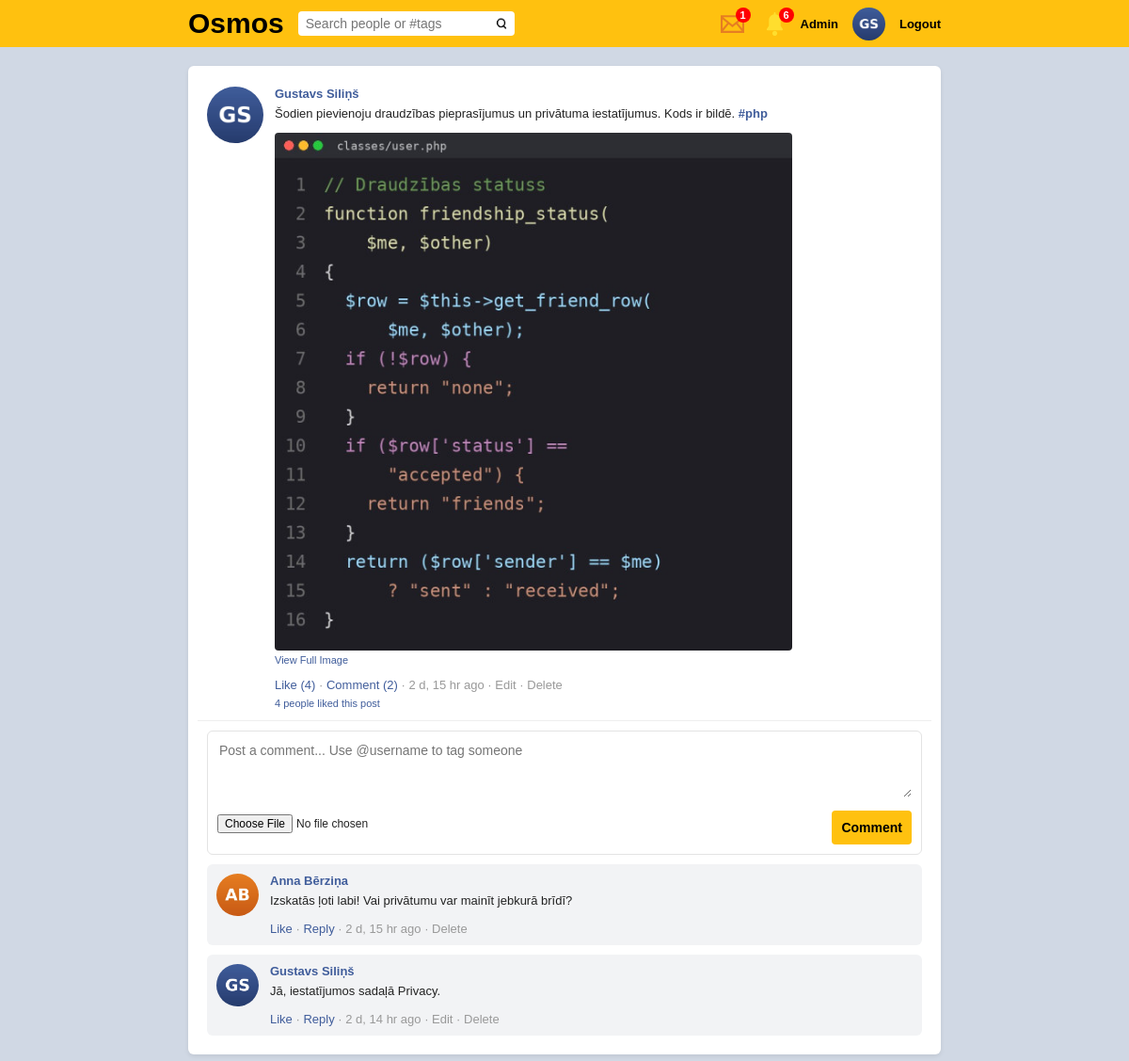
Page /single_post/842084841837436 (signed in) on the committed database.
### tables this page shows
CREATE TABLE `users` (
  `id` int(11) NOT NULL AUTO_INCREMENT,
  `userid` bigint(19) NOT NULL,
  `owner` bigint(19) NOT NULL DEFAULT 0,
  `first_name` varchar(50) NOT NULL,
  `last_name` varchar(50) NOT NULL,
  `gender` varchar(6) DEFAULT NULL,
  `type` varchar(10) NOT NULL DEFAULT 'profile',
  `group_type` varchar(8) NOT NULL DEFAULT 'public',
  `privacy` varchar(10) NOT NULL DEFAULT 'public',
  `is_admin` tinyint(1) NOT NULL DEFAULT 0,
  `blocked` tinyint(1) NOT NULL DEFAULT 0,
  `password` varchar(100) NOT NULL,
  `date` timestamp NOT NULL DEFAULT current_timestamp(),
  `profile_image` varchar(1000) DEFAULT '',
  `cover_image` varchar(1000) NOT NULL DEFAULT '',
  `about` varchar(1024) DEFAULT NULL,
  `tag_name` varchar(100) NOT NULL,
  `online` int(11) NOT NULL DEFAULT 0,
  PRIMARY KEY (`id`),
  UNIQUE KEY `userid` (`userid`),
  UNIQUE KEY `tag_name_unique` (`tag_name`),
  KEY `first_name` (`first_name`),
  KEY `last_name` (`last_name`),
  KEY `gender` (`gender`),
  KEY `date` (`date`),
  KEY `tag_name` (`tag_name`),
  KEY `type` (`type`),
  KEY `owner` (`owner`)
);

CREATE TABLE `posts` (
  `id` bigint(19) NOT NULL AUTO_INCREMENT,
  `post_id` bigint(19) NOT NULL,
  `user_id` bigint(19) NOT NULL,
  `owner` bigint(19) NOT NULL DEFAULT 0,
  `post` text NOT NULL,
  `image` varchar(500) DEFAULT NULL,
  `comments` int(11) NOT NULL DEFAULT 0,
  `likes` int(11) NOT NULL DEFAULT 0,
  `date` timestamp NOT NULL DEFAULT current_timestamp(),
  `has_image` tinyint(1) NOT NULL DEFAULT 0,
  `is_profile_image` tinyint(1) NOT NULL,
  `is_cover_image` tinyint(1) NOT NULL,
  `parent` bigint(20) DEFAULT 0,
  PRIMARY KEY (`id`),
  UNIQUE KEY `post_id` (`post_id`),
  KEY `user_id` (`user_id`),
  KEY `comments` (`comments`),
  KEY `likes` (`likes`),
  KEY `date` (`date`),
  KEY `has_image` (`has_image`),
  KEY `is_profile_image` (`is_profile_image`),
  KEY `is_cover_image` (`is_cover_image`),
  KEY `owner` (`owner`),
  FULLTEXT KEY `post` (`post`)
);

CREATE TABLE `likes` (
  `id` bigint(20) NOT NULL AUTO_INCREMENT,
  `type` varchar(10) NOT NULL,
  `contentid` bigint(20) NOT NULL,
  `likes` text NOT NULL,
  PRIMARY KEY (`id`),
  UNIQUE KEY `type_contentid` (`type`,`contentid`),
  KEY `contentid` (`contentid`),
  KEY `type` (`type`)
);

### comment.php (the view, shortened to what the rows shown need)
<?php
$comment_user_class = new User();
$COMMENT_USER = $comment_user_class->get_user($COMMENT['user_id'] ?? 0);
$comment_viewer = $_SESSION['osmos_userid'] ?? 0;
$comment_post_class = new Post();
$comment_likes = (int)($COMMENT['likes'] ?? 0);
$comment_i_liked = ($comment_viewer && $comment_likes > 0) ? $comment_post_class->user_liked($COMMENT['post_id'], "post", $comment_viewer) : false;
$comment_replies = (int)($COMMENT['comments'] ?? 0);
?>
<div class="comment">
    <div>
        <img class="post-avatar" src="<?php echo ROOT . avatar_url($COMMENT_USER); ?>">
    </div>
    <div class="post-body">
        <div>
            <?php if (is_array($COMMENT_USER)): ?>
                <a class="post-author" href="<?php echo ROOT; ?>profile/<?php echo $COMMENT_USER['userid']; ?>"><?php echo htmlspecialchars($COMMENT_USER['first_name'] . " " . $COMMENT_USER['last_name']); ?></a>
            <?php else: ?>
                <span class="post-author">Unknown user</span>
            <?php endif; ?>
        </div>
        <?php if (trim($COMMENT['post'] ?? "") !== ""): ?>
            <div class="post-text">
                <?php echo nl2br($comment_post_class->get_tags(htmlspecialchars($COMMENT['post']))); ?>
            </div>
        <?php endif; ?>
        <div class="post-actions">
            <a onclick="ajax_data(event)" href="<?php echo csrf_url(ROOT . "like/post/" . $COMMENT['post_id']); ?>"><span id="like_label_<?php echo $COMMENT['post_id']; ?>"><?php echo $comment_i_liked ? "Unlike" : "Like"; ?></span> </a>
            &middot;
            <a href="<?php echo ROOT; ?>single_post/<?php echo $COMMENT['post_id']; ?>">Reply<?php echo ($comment_replies > 0) ? " (" . $comment_replies . ")" : ""; ?></a>
            &middot;
            <span><?php echo Time::get_time($COMMENT['date'] ?? ""); ?></span>
            <?php if ($comment_viewer && $COMMENT['user_id'] == $comment_viewer): ?>
                &middot; <a class="post-manage" href="<?php echo ROOT; ?>edit/<?php echo $COMMENT['post_id']; ?>">Edit</a>
            <?php endif; ?>
            <?php if ($comment_post_class->can_delete_post($COMMENT, $comment_viewer)): ?>
                &middot; <a class="post-manage" href="<?php echo ROOT; ?>delete/<?php echo $COMMENT['post_id']; ?>">Delete</a>
            <?php endif; ?>
        </div>
    </div>
</div>

### single_post.php (shortened to what the rows shown need)
<?php
include_once("classes/autoload.php");
$login = new Login();
$user_data = $login->check_login($_SESSION['osmos_userid'] ?? 0);
$me = is_array($user_data) ? $user_data['userid'] : 0;
$Post = new Post();
$user_class = new User();
$ROW = false;
if (isset($URL[1]) && is_numeric($URL[1])) {
    $ROW = $Post->get_one_post($URL[1]);
}
$group_data = false;
$show_content = is_array($ROW) && $Post->can_view_post($ROW, $me);
$can_comment = $show_content && $me;
$ROW_USER = is_array($ROW) ? $user_class->get_user($ROW['user_id']) : false;
$comments = $show_content ? $Post->get_comments($ROW['post_id']) : false;
?>
<!DOCTYPE html>
<html>
<head>
</head>
<body>
    <?php include("header.php"); ?>
    <div class="page">
        <?php if (!is_array($ROW)): ?>
            <div class="card empty-state">
                <h3 style="color: #405d9b;">No such post was found!</h3>
                <p>It may have been deleted.</p>
                <a class="btn btn-primary" href="<?php echo ROOT; ?>home">Back to Timeline</a>
            </div>
        <?php else: ?>
            <div class="posts-bar">
                <?php include("post.php"); ?>
                <div style="padding: 0 10px 10px 10px;">
                    <?php if ($can_comment): ?>
                        <div class="composer" style="margin: 10px 0 0 0;">
                            <form method="post" enctype="multipart/form-data">
                                <textarea class="tag-input" name="post" placeholder="Post a comment... Use @username to tag someone"></textarea>
                                <input type="file" name="file" accept="image/jpeg,video/mp4">
                                <input class="post-button" type="submit" value="Comment">
                            </form>
                        </div>
                    <?php elseif (!$me): ?>
                        <div class="alert alert-info" style="margin-top: 10px;"><a href="<?php echo ROOT; ?>login">Log in</a> to comment on this post.</div>
                    <?php else: ?>
                        <div class="alert alert-info" style="margin-top: 10px;">Only members of this group can comment. <a href="<?php echo ROOT; ?>group/<?php echo $group_data['userid']; ?>">Join the group</a> to take part.</div>
                    <?php endif; ?>
                    <div class="comments">
                        <?php
                            if (is_array($comments)) {
                                foreach ($comments as $COMMENT) {
                                    include("comment.php");
                                }
                            } else {
                                echo "<div class='empty-state' style='padding: 15px;'>No comments yet.</div>";
                            }
                        ?>
                    </div>
                </div>
            </div>
        <?php endif; ?>
    </div>
</body>
</html>

### header.php (shortened to what the rows shown need)
<?php
$header_user = false;
if (isset($_SESSION['osmos_userid'])) {
    $header_user_class = new User();
    $header_user = $header_user_class->get_user($_SESSION['osmos_userid']);
}
$corner_image = avatar_url($header_user);
$notif_count = check_notifications();
$msg_notif_count = check_messages();
?>
<div id="orange_bar">
    <div style="width: 800px; margin: auto; display: flex; justify-content: space-between; align-items: center; height: 100%;">
        <div style="display: flex; align-items: center; gap: 15px;">
            <?php if (is_array($header_user)): ?>
                <a href="<?php echo ROOT; ?>messages" style="text-decoration: none;" title="Messages">
                    <span style="display: inline-block; position: relative;">
                        <?php if ($msg_notif_count > 0): ?>
                            <div class="header-badge" style="right: -2px;">
                                <?php echo ($msg_notif_count > 99) ? '99+' : $msg_notif_count; ?>
                            </div>
                        <?php endif; ?>
                    </span>
                </a>
                <a href="<?php echo ROOT; ?>notifications" style="text-decoration: none;" title="Notifications">
                    <span style="display: inline-block; position: relative;">
                        <img src="<?php echo ROOT; ?>notif.svg" style="width: 25px; vertical-align: middle;">
                        <?php if ($notif_count > 0): ?>
                            <div class="header-badge" style="right: -8px;">
                                <?php echo ($notif_count > 99) ? '99+' : $notif_count; ?>
                            </div>
                        <?php endif; ?>
                    </span>
                </a>
                <?php if (!empty($header_user['is_admin'])): ?>
                    <a href="<?php echo ROOT; ?>admin" style="font-size: 13px; color: black; text-decoration: none; font-weight: bold;">Admin</a>
                <?php endif; ?>
                <a href="<?php echo ROOT; ?>profile/<?php echo $header_user['userid']; ?>" title="My profile">
                    <img src="<?php echo ROOT . $corner_image; ?>" style="width: 35px; height: 35px; border-radius: 50%; object-fit: cover; vertical-align: middle;">
                </a>
                <a href="<?php echo ROOT; ?>logout" style="font-size: 13px; color: black; text-decoration: none; font-weight: bold;">Logout</a>
            <?php else: ?>
                <a href="<?php echo ROOT; ?>login" style="color: black; text-decoration: none; font-size: 13px; background: white; padding: 5px 12px; border-radius: 4px; font-weight: bold;">Login</a>
            <?php endif; ?>
        </div>
    </div>
</div>

### post.php (shortened to what the rows shown need)
<?php
$post_viewer = $_SESSION['osmos_userid'] ?? 0;
$post_class = new Post();
$post_avatar = avatar_url($ROW_USER);
$post_author_name = is_array($ROW_USER) ? htmlspecialchars(trim($ROW_USER['first_name'] . " " . $ROW_USER['last_name'])) : "Unknown user";
$post_likes = (int)$ROW['likes'];
$post_i_liked = ($post_viewer && $post_likes > 0) ? $post_class->user_liked($ROW['post_id'], "post", $post_viewer) : false;
$post_likes_info = likes_info_text($post_likes, $post_i_liked);
$post_comment_count = (int)$ROW['comments'];
$post_image_path = $ROW['image'] ?? "";
?>
<div class="post">
    <div>
        <?php if (is_array($ROW_USER)): ?>
            <a href="<?php echo ROOT; ?>profile/<?php echo $ROW_USER['userid']; ?>"><img class="post-avatar" src="<?php echo ROOT . $post_avatar; ?>"></a>
        <?php else: ?>
            <img class="post-avatar" src="<?php echo ROOT . $post_avatar; ?>">
        <?php endif; ?>
    </div>
    <div class="post-body">
        <div>
            <?php if (is_array($ROW_USER)): ?>
                <a class="post-author" href="<?php echo ROOT; ?>profile/<?php echo $ROW_USER['userid']; ?>"><?php echo $post_author_name; ?></a>
            <?php else: ?>
                <span class="post-author"><?php echo $post_author_name; ?></span>
            <?php endif; ?>
        </div>
        <?php if (isset($ROW['post']) && trim($ROW['post']) !== ""): ?>
            <div class="post-text">
                <?php echo nl2br($post_class->get_tags(htmlspecialchars($ROW['post']))); ?>
            </div>
        <?php endif; ?>
        <?php if (is_video_file($post_image_path)): ?>
            <div class="post-media">
                <video class="post-video" controls preload="metadata" src="<?php echo ROOT . $post_image_path; ?>"></video>
            </div>
        <?php elseif (is_image_file($post_image_path)): ?>
            <div class="post-media">
                <a href="<?php echo ROOT; ?>single_post/<?php echo $ROW['post_id']; ?>"><img class="post-image" src="<?php echo ROOT . $image_class->get_thumb_post($post_image_path); ?>"></a>
                <a class="post-media-link" href="<?php echo ROOT; ?>image_view/<?php echo $ROW['post_id']; ?>">View Full Image</a>
            </div>
        <?php endif; ?>
        <div class="post-actions">
            <a onclick="ajax_data(event)" href="<?php echo csrf_url(ROOT . "like/post/" . $ROW['post_id']); ?>"><span id="like_label_<?php echo $ROW['post_id']; ?>"><?php echo $post_i_liked ? "Unlike" : "Like"; ?></span> <span id="like_count_<?php echo $ROW['post_id']; ?>"><?php echo ($post_likes > 0) ? "(" . $post_likes . ")" : ""; ?></span></a>
            &middot;
            <a href="<?php echo ROOT; ?>single_post/<?php echo $ROW['post_id']; ?>">Comment<?php echo ($post_comment_count > 0) ? " (" . $post_comment_count . ")" : ""; ?></a>
            &middot;
            <span><?php echo Time::get_time($ROW['date'] ?? ""); ?></span>
            <?php if ($post_viewer && $ROW['user_id'] == $post_viewer): ?>
                &middot; <a class="post-manage" href="<?php echo ROOT; ?>edit/<?php echo $ROW['post_id']; ?>">Edit</a>
            <?php endif; ?>
            <?php if ($post_class->can_delete_post($ROW, $post_viewer)): ?>
                &middot; <a class="post-manage" href="<?php echo ROOT; ?>delete/<?php echo $ROW['post_id']; ?>">Delete</a>
            <?php endif; ?>
            <a id="info_row_<?php echo $ROW['post_id']; ?>" class="post-info" href="<?php echo ROOT; ?>likes/post/<?php echo $ROW['post_id']; ?>" style="<?php echo ($post_likes_info == "") ? "display: none;" : ""; ?>"><?php echo $post_likes_info; ?></a>
        </div>
    </div>
</div>

### rows in the picture
users: profile_image (picture), post_author_name "Gustavs Siliņš"
posts: post "Šodien pievienoju draudzības pieprasījumus un privātuma iestatījumus. Kods ir bildē.", image (picture), likes "4", comments "2", date "2 d, 15 hr ago", post_likes_info "4 people liked this post"
posts: users.profile_image (picture), users.first_name+last_name "Anna Bērziņa", post "Izskatās ļoti labi! Vai privātumu var mainīt jebkurā brīdī?", likes "Like", date "2 d, 15 hr ago"
posts: users.profile_image (picture), users.first_name+last_name "Gustavs Siliņš", post "Jā, iestatījumos sadaļā Privacy.", likes "Like", date "2 d, 14 hr ago"

### other values in the picture
$msg_notif_count "1"
$notif_count "6"
$m[2] "php"
